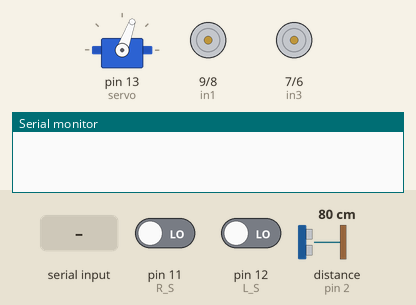
Bench run of a sketch on a simulated Arduino Uno, built with avr-gcc and run on an emulated ATmega328P. Shown: servo, motor-driver pin pairs drawn as motors (green arrow = first pin HIGH = forward, orange = second pin HIGH = backward, longer = more drive, scaled by the enable pin), the last lines printed to the serial monitor. Wiring (inferred from the names in the program): servo: signal pin 13. The inputs (shaded band) are chosen by the test bench; at power-on: distance to the obstacle (sensor on pin 2) 80 cm, pin 11 (R_S) LOW, pin 12 (L_S) LOW. The echo pulse lasts 58.3 µs per cm; servo pulses on a pin are drawn as a servo (544–2400 µs = 0–180°).

Above: at 1.2 s.
1.3 s: "1\n" received over Serial
At 1.9 s:
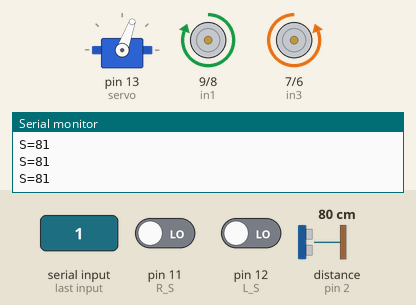
2.8 s: distance to the obstacle (sensor on pin 2) set to 23 cm
4.3 s: distance to the obstacle (sensor on pin 2) set to 18 cm
At 5.5 s:
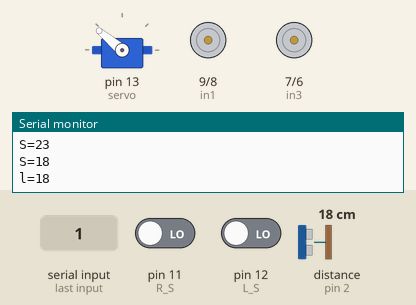
5.8 s: distance to the obstacle (sensor on pin 2) set to 2 cm
8.8 s: byte 9 (9) received over Serial
At 9.9 s:
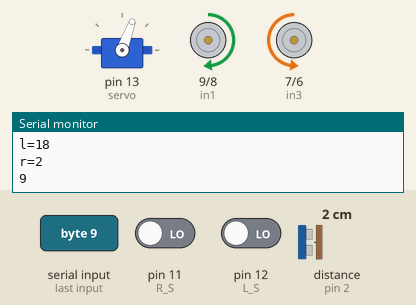
10.7 s: "0\n" received over Serial
At 15.8 s:
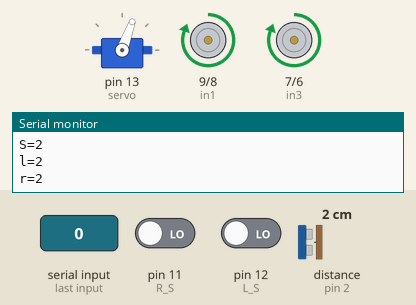
Timing chart, 0 to 16.9 s (numbered marks = the images above; inputs shaded):
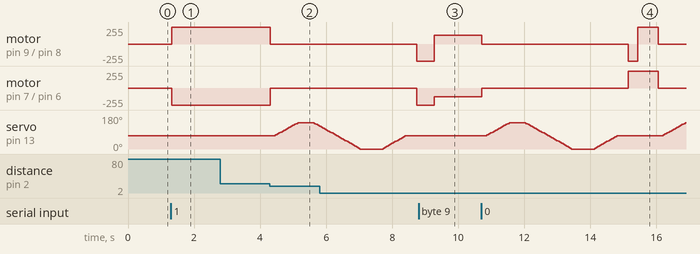

Measured:
- the behaviour switches between 21 and 20 cm on distance to the obstacle (sensor on pin 2) (found by bisection; images 1 and 2)
- after the input at 1.3 s, motor on pin 9 (in1) / pin 8 (in2): stopped → forward 255/255 at once; motor on pin 7 (in3) / pin 6 (in4): stopped → backward 255/255 at once
- after the input at 4.3 s, motor on pin 9 (in1) / pin 8 (in2): forward 255/255 → stopped at once; motor on pin 7 (in3) / pin 6 (in4): backward 255/255 → stopped at once; servo on pin 13 (servo): rises from 70° to 140° in 0.67 s, then falls to 120° in 0.66 s
- after the input at 5.8 s, motor on pin 7 (in3) / pin 6 (in4): stopped → backward 255/255 after 2.9 s
- after the input at 8.8 s, motor on pin 9 (in1) / pin 8 (in2): backward 255/255 → forward 130/255 after 0.48 s; motor on pin 7 (in3) / pin 6 (in4): backward 255/255 → backward 130/255 after 0.48 s; servo on pin 13 (servo): stays 70° (without the input it goes to 75° after 0.63 s)
- after the input at 10.7 s, motor on pin 9 (in1) / pin 8 (in2): forward 130/255 → stopped at once, → backward 255/255 4.4 s later, → forward 255/255 0.30 s later, → stopped 0.61 s later; motor on pin 7 (in3) / pin 6 (in4): backward 130/255 → stopped at once, → forward 255/255 4.4 s later, → stopped 0.91 s later

The sketch:

Team_Work.ino
```cpp
#define enA 10  // Enable1 L298 Pin enA
#define in1 9   // Motor1 L298 Pin in1
#define in2 8   // Motor1 L298 Pin in2
#define in3 7   // Motor2 L298 Pin in1
#define in4 6   // Motor2 L298 Pin in1
#define enB 5   // Enable2 L298 Pin enB
#define servo 13 // Digital pin for servo
#define R_S 11  // Digital pin for IR sensor Right
#define L_S 12  // Digital pin for IR sensor Left
#define echo 2  // Echo pin for ultrasonic sensor
#define trigger 3 // Trigger pin for ultrasonic sensor

int distance_L, distance_F, distance_R;
long distance;
int set = 20; // Threshold distance for obstacle avoidance
int bt_ir_data; // Variable to receive data from the serial port
int Speed = 130;
int mode = 0;

void setup() {
  pinMode(R_S, INPUT); // IR sensor Right
  pinMode(L_S, INPUT); // IR sensor Left
  pinMode(echo, INPUT); // Ultrasonic Echo
  pinMode(trigger, OUTPUT); // Ultrasonic Trigger
  pinMode(enA, OUTPUT); // L298 Pin enA
  pinMode(in1, OUTPUT); // L298 Pin in1
  pinMode(in2, OUTPUT); // L298 Pin in2
  pinMode(in3, OUTPUT); // L298 Pin in3
  pinMode(in4, OUTPUT); // L298 Pin in4
  pinMode(enB, OUTPUT); // L298 Pin enB

  Serial.begin(9600); // Serial communication at 9600bps

  pinMode(servo, OUTPUT);
  servoPulse(servo, 70); // Initialize servo to center
}

void loop() {
  if (Serial.available() > 0) { // Read data from serial port
    bt_ir_data = Serial.read();
    Serial.println(bt_ir_data);
    if (bt_ir_data > 20) {
      Speed = bt_ir_data;
    }
  }

  if (bt_ir_data == 8) {
    mode = 0;
    Stop();
  } else if (bt_ir_data == 9) {
    mode = 1;
    Speed = 130;
  } else if (bt_ir_data == 10) {
    mode = 2;
    Speed = 255;
  }

  analogWrite(enA, Speed); // Set motor speeds
  analogWrite(enB, Speed);

  if (mode == 0) {
    // Manual control
    manualControl(bt_ir_data);
  }

  if (mode == 1) {
    // Line follower mode
    lineFollower();
  }

  if (mode == 2) { // Obstacle Avoidance Mode
    distance_F = Ultrasonic_read();
    Serial.print("S="); // Output front distance for debugging
    Serial.println(distance_F);
    if (distance_F > 20) {
      forword(); // Move forward if no obstacle in front
    } else {
      Check_side(); // Check sides if an obstacle is detected in front
    }
  }
  delay(10);
}

// Manual control commands
void manualControl(int command) {
  switch (command) {
    case 1: forword(); break;
    case 2: backword(); break;
    case 3: turnLeft(); break;
    case 4: turnRight(); break;
    case 5: Stop(); break;
    case 6: turnLeft(); delay(400); Stop(); break;
    case 7: turnRight(); delay(400); Stop(); break;
    default: Stop(); break;
  }
}

// Line follower logic
void lineFollower() {
  if ((digitalRead(R_S) == LOW) && (digitalRead(L_S) == LOW)) {
    forword();
  } else if ((digitalRead(R_S) == HIGH) && (digitalRead(L_S) == LOW)) {
    turnRight();
  } else if ((digitalRead(R_S) == LOW) && (digitalRead(L_S) == HIGH)) {
    turnLeft();
  } else {
    Stop();
  }
}

// Check side distances to avoid obstacles

void Check_side(){
    Stop();
    delay(100);
 for (int angle = 70; angle <= 140; angle += 5)  {
   servoPulse(servo, angle);  }
    delay(300);
    distance_L = Ultrasonic_read();
    Serial.print("l=");
    Serial.println( distance_L);
    delay(100);
  for (int angle = 140; angle >= 0; angle -= 5)  {
   servoPulse(servo, angle);
    }
    delay(500);
    distance_R = Ultrasonic_read();
    Serial.print("r=");
    Serial.println( distance_R);
    delay(100);
 for (int angle = 0; angle <= 70; angle += 5)  {
   servoPulse(servo, angle);  }
    delay(300);
    compareDistance();
}
void compareDistance(){
       if (distance_L > distance_R){
  turnLeft();
  delay(530);
  }
  else if (distance_R > distance_L){
  turnRight();
  delay(530);
  }
  else{
  backword();
  delay(300);
  turnRight();
  delay(600);
  }
}
// Ultrasonic read function
int Ultrasonic_read() {
  digitalWrite(trigger, LOW);
  delayMicroseconds(5);
  digitalWrite(trigger, HIGH);
  delayMicroseconds(10);
  digitalWrite(trigger, LOW);
  distance = pulseIn(echo, HIGH);
  return distance / 57; // Return distance in cm
}

// Servo control function
void servoPulse (int pin, int angle){
int pwm = (angle*11) + 500;      // Convert angle to microseconds
 digitalWrite(pin, HIGH);
 delayMicroseconds(pwm);
 digitalWrite(pin, LOW);
 delay(50);                   // Refresh cycle of servo
}

// Motor control functions
void forword() {
  digitalWrite(in1, HIGH);
  digitalWrite(in2, LOW);
  digitalWrite(in3, LOW);
  digitalWrite(in4, HIGH);
}

void backword() {
  digitalWrite(in1, LOW);
  digitalWrite(in2, HIGH);
  digitalWrite(in3, HIGH);
  digitalWrite(in4, LOW);
}

void turnLeft() {
  digitalWrite(in1, LOW);
  digitalWrite(in2, HIGH);
  digitalWrite(in3, LOW);
  digitalWrite(in4, HIGH);
}

void turnRight() {
  digitalWrite(in1, HIGH);
  digitalWrite(in2, LOW);
  digitalWrite(in3, HIGH);
  digitalWrite(in4, LOW);
}

void Stop() {
  digitalWrite(in1, LOW);
  digitalWrite(in2, LOW);
  digitalWrite(in3, LOW);
  digitalWrite(in4, LOW);
}
```
